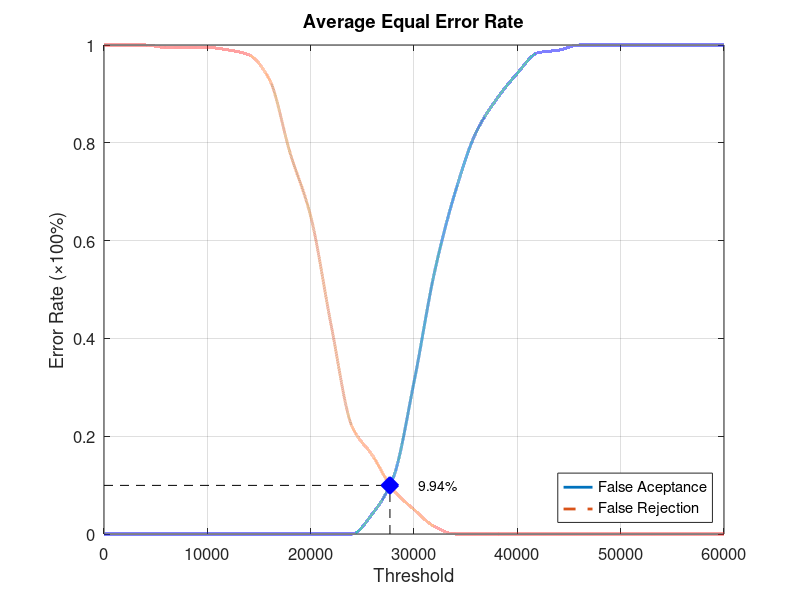
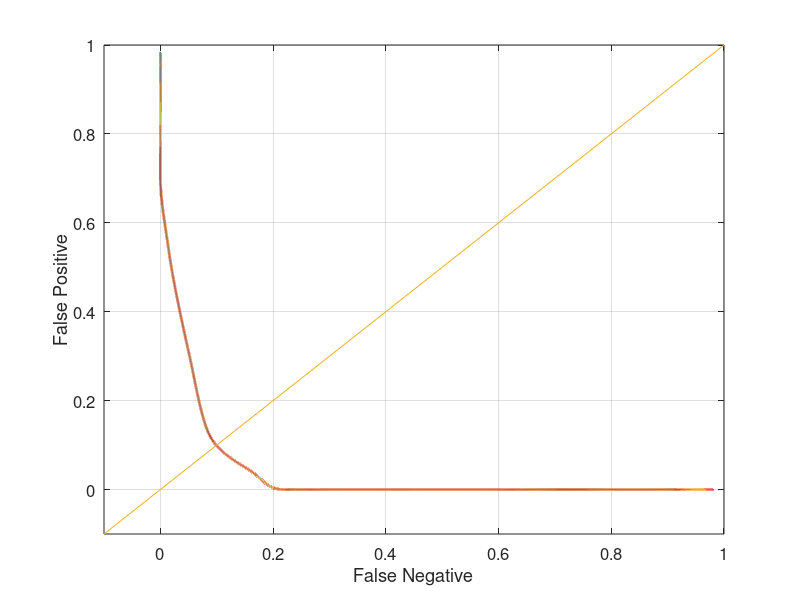

Write the MATLAB code that produced these figures, in order.
function yEER = Database5_2
close all;
clear;
clc;
x = 0:2000:60000;
xq = 0:0.5:60000;

y0 = [0 0 0 0 0 0 0 0 0 0 0 0 0 0.0421053 0.115789 0.310526 0.536842 0.7 0.821053 0.889474 0.942105 0.984211 0.989474 1 1 1 1 1 1 1 1];
yy0 = interp1(x, y0, xq, 'pchip');
y1 = [1 1 1 0.995 0.995 0.995 0.99 0.98 0.93 0.78 0.65 0.425 0.22 0.16 0.09 0.05 0.015 0 0 0 0 0 0 0 0 0 0 0 0 0 0];
yy1 = interp1(x, y1, xq, 'pchip');

% Calculating EER: 
y2 = abs(y0 - y1);
find(y2 == min(y2))
yy2 = abs(yy0 - yy1);
xEER = find(yy2 == min(yy2));
xEERIndex = xq(xEER) % X-axis EER
yEER = yy0(xEER) % Y-axis EER

main = figure
plot(xq, yy0,'-','LineWidth', 2);	hold on
plot(xq, yy1,'--','LineWidth', 2);	hold on
plot([xEERIndex xEERIndex], [0 yEER], 'k--');	hold on
plot([0 xEERIndex], [yEER yEER], 'k--');	hold on
plot(xEERIndex, yEER, 'bx', 'LineWidth', 10);	hold on
text(xEERIndex + 10 * xEERIndex / 100, yEER, [num2str(round((10000 * yEER)) / 100) '%'])
legend('False Aceptance', 'False Rejection', 'Location', 'SouthEast')
xlabel('Threshold')
ylabel('Error Rate (\times100%)')
title('Average Equal Error Rate')
set(gca, 'FontSize', 12)
axis([0 60000 0 1])
grid on

print(main, 'Database5_2Main', '-dpng');
FNRxFPR = figure('Color', [1 1 1]);
plot(yy1, yy0, '-', yy1, yy0, 'LineWidth', 2);
hold on
y = -0.1:0.1:1
plot(y, y); 
set(gca, 'FontSize', 12)
xlabel('False Negative')
ylabel('False Positive')
axis([-0.1 1 -0.1 1])
set(gca, 'FontSize', 12)
grid on

print(FNRxFPR, 'Database5_2FNRxFPR','-dpng');
end
